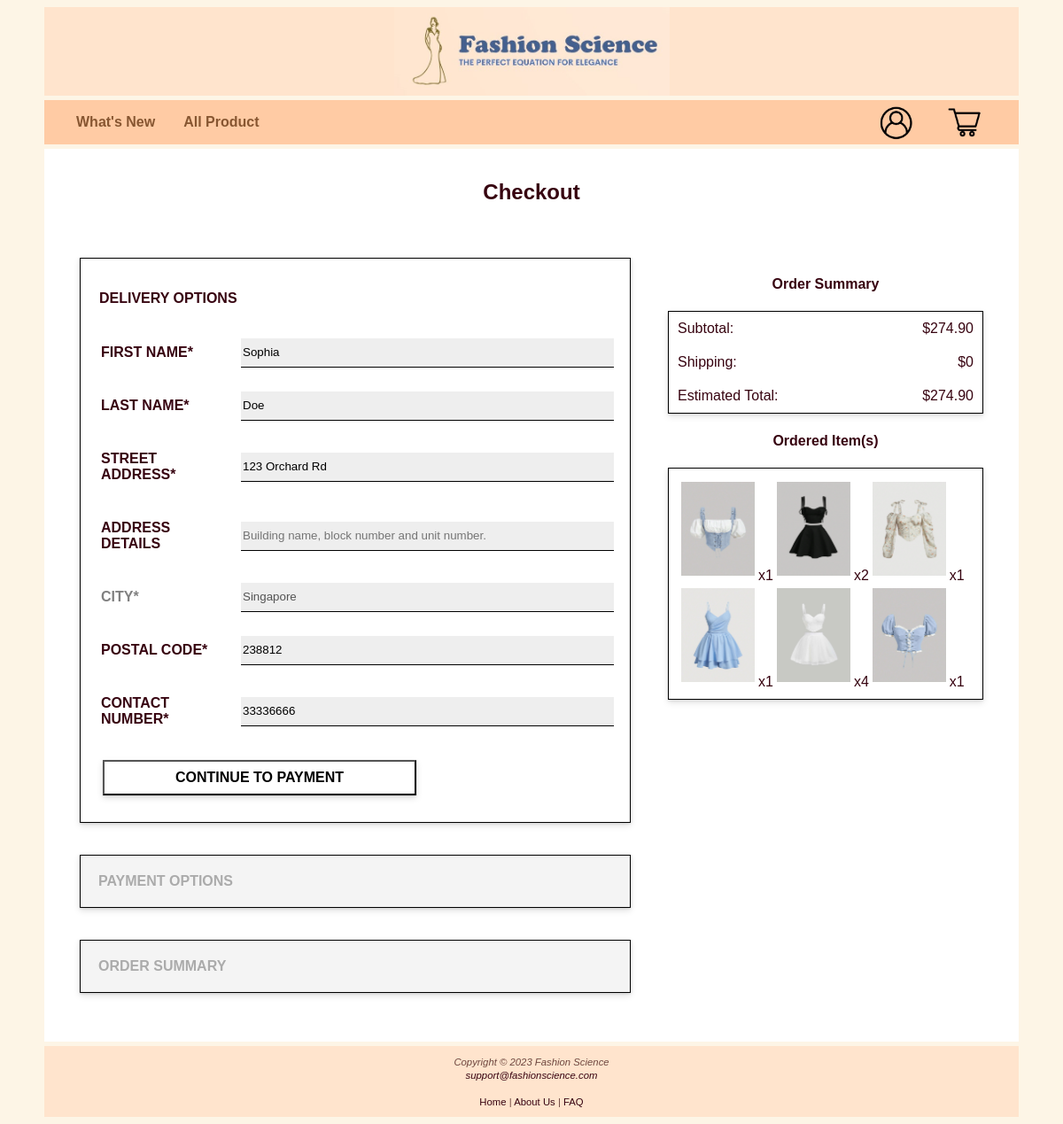
The page /checkout.php (signed in) on the database its author committed.
### tables this page shows
CREATE TABLE ShippingInformation (
    ShippingInfoID INT PRIMARY KEY AUTO_INCREMENT,
    UserID INT NOT NULL,
    FirstName VARCHAR(50) NOT NULL,
    LastName VARCHAR(50) NOT NULL,
    Address VARCHAR(255) NOT NULL,
    AddressDetails VARCHAR(255),
    City VARCHAR(100) DEFAULT 'Singapore',
    PostalCode INT(6) ZEROFILL NOT NULL,
    ContactNumber INT(8) NOT NULL
);

CREATE TABLE CartItems (
    CartItemID INT PRIMARY KEY AUTO_INCREMENT,
    UserID INT NOT NULL,
    ProductID INT NOT NULL,
    Quantity INT NOT NULL,
    Size VARCHAR(5)
);

CREATE TABLE Products (
    ProductID INT PRIMARY KEY AUTO_INCREMENT,
    ProductName VARCHAR(100) NOT NULL,
    Description TEXT,
    Price DECIMAL(10, 2) NOT NULL,
    CategoryID INT NOT NULL,
    LengthID INT,
    SleeveLengthID INT,
    StockQuantity INT NOT NULL,
    ImageURL VARCHAR(255)
);

### checkout.php (the view, shortened to what this page needs)
<?php
$db = new mysqli(DB_SERVER, DB_USER, DB_PASS, DB_NAME);
if (isset($_SESSION['email'])) {
    $email = $_SESSION['email'];
    $addressQuery = "SELECT FirstName, LastName, Address, AddressDetails, PostalCode, ContactNumber
                     FROM ShippingInformation
                     WHERE UserID = (SELECT UserID FROM Users WHERE Email = '$email')";
    $addressResult = $db->query($addressQuery);
    if ($addressResult->num_rows > 0) {
        $addressData = $addressResult->fetch_assoc();
        extract($addressData);
    }
    $cartQuery = "SELECT C.CartItemID, C.ProductID, C.Quantity, P.Price
                    FROM CartItems C
                    JOIN Products P ON C.ProductID = P.ProductID
                    JOIN Users U ON C.UserID = U.UserID
                    WHERE U.Email = '$email'";
    $cartResult = $db->query($cartQuery);
    $subtotal = 0;
    while ($cartRow = $cartResult->fetch_assoc()) {
        $subtotal += $cartRow['Quantity'] * $cartRow['Price'];
    }
}
?>
<!DOCTYPE html>
<html lang="en">
<head>
<link rel="stylesheet" href="styling.css">
</head>
<body>
    <div id="wrapper">
        <header>
            <a href="index.php"><img src="logo.jpg" height="100" width="311"></a>
        </header>
        <nav>
            <div id="left-nav">
                <a class="active" href="index.php">What's New</a>
                <a href="product_page.php">All Product</a>
            </div>
            <div id="right-nav">
                <img src="login.jpg" id="profile-icon" onclick="showDropdown()" width="46" height="40">
                <img src="shopping-cart.jpg" onclick="showCart()" width="48" height="40">
            </div>
        </nav>
        <div id="content">
            <h2>Checkout</h2>
            <div id="table-container">
                <form method="post">
                    <div class="address">
                        <h4>DELIVERY OPTIONS</h4>
                        <table>
                            <tr>
                                <th class="input-label" for="input-firstname">FIRST NAME*</th>
                                <td><input type="text" name="firstname" id="input-firstname" value="<?php echo isset($FirstName) ? $FirstName : ''; ?>" onblur="validateFirstName()" size=50 required placeholder="Please enter your first name."></td>
                            </tr>
                            <tr>
                                <th class="input-label" for="input-lastname">LAST NAME*</th>
                                <td><input type="text" name="lastname" id="input-lastname" value="<?php echo isset($LastName) ? $LastName : ''; ?>" onblur="validateLastName()" size=50 required placeholder="Please enter your last name."></td>
                            </tr>
                            <tr>
                                <th class="input-label" for="input-street-address">STREET ADDRESS*</th>
                                <td><input type="text" name="street-address" id="input-street-address" value="<?php echo isset($Address) ? $Address : ''; ?>" onblur="validateStreetAddress()" size=50 required placeholder="Please enter your street address."></td>
                            </tr>
                            <tr>
                                <th class="input-label" for="input-address-details">ADDRESS DETAILS</th>
                                <td><input type="text" name="address-details" id="input-address-details" value="<?php echo isset($AddressDetails) ? $AddressDetails : ''; ?>" size=50 placeholder="Building name, block number and unit number."></td>
                            </tr>
                            <tr>
                                <th class="input-label" style="color: gray;">CITY*</th>
                                <td><input type="text" id="input-city" size=50 value="Singapore" disabled></td>
                            </tr>
                            <tr>
                                <th class="input-label" for="input-postal-code">POSTAL CODE*</th>
                                <td><input type="text" name="postal-code" id="input-postal-code" value="<?php echo isset($PostalCode) ? $PostalCode : ''; ?>" onblur="validatePostalCode()" size=50 required maxlength="6" placeholder="Please enter postal code."></td>
                            </tr>
                            <tr>
                                <th class="input-label" for="input-contact">CONTACT NUMBER*</th>
                                <td><input type="text" name="contact" id="input-contact" value="<?php echo isset($ContactNumber) ? $ContactNumber : ''; ?>" onblur="validateContactNumber()" size=50 required maxlength="8" placeholder="Please enter your contact number (Example. 81234567)."></td>
                            </tr>
                        </table>
                        <button type="button" id="continue-payment-button">CONTINUE TO PAYMENT</button>
                    </div>
                    <br><br>
                    <div class="payment-notfilled">
                        <b>PAYMENT OPTIONS</b>
                    </div>
                    <br><br>
                    <div class="order-summary-hidden">
                        <b>ORDER SUMMARY</b>
                    </div>
                </form>
                <div class="summary-table">
                    <h4>Order Summary</h4>
                    <table>
                        <tr>
                            <td>Subtotal: </td>
                            <td>$<?php echo number_format($subtotal, 2); ?></td>
                        </tr>
                        <tr>
                            <td>Shipping: </td>
                            <td>$<?php echo ($subtotal < 50) ? 5.00 : 0.00; ?></td>
                        </tr>
                        <tr>
                            <td>Estimated Total:</td>
                            <td>$<?php echo number_format(($subtotal + ($subtotal < 50 ? 5.00 : 0.00)), 2); ?></td>
                        </tr>
                    </table>
                    <h4>Ordered Item(s)</h4>
                    <div id=ordered-items-table>
                        <?php
                            $sql = "SELECT C.CartItemID, C.ProductID, P.ImageURL, C.Quantity FROM CartItems C
                                    JOIN Products P ON C.ProductID = P.ProductID
                                    JOIN Users U ON C.UserID = U.UserID
                                    WHERE U.Email = '$email'";
                            $result = $db->query($sql);
                            while ($row = $result->fetch_assoc()) {
                                echo '<div class="ordered-item">';
                                echo '<a href="product.php?id=' . $row['ProductID'] . '"><img src="' . $row['ImageURL'] . '" alt="Product Image"></a><span>x' . $row['Quantity'] . '</span>' ;
                                echo '</div>';
                            }
                        ?>
                    </div>
                </div>
            </div>
        </div>
        <footer>
            <small>
                <i>
                Copyright &copy; 2023 Fashion Science<br>
                <a href="mailto:support@fashionscience.com">support@fashionscience.com</a>
                <br><br>
                </i>
                <a href="index.php">Home</a> | <a href="about_us.php">About Us</a> | <a href="faq.php">FAQ</a>
            </small>
        </footer>
    </div>
</body>
</html>

### styling.css (style rules this page uses)
body { font-family: Verdana, Arial, sans-serif; background-color: #fdf5e6; }
header { background-color: #FFE4CD; height: 100px; }
#wrapper { background-color: #fdf5e6; color: #6E473F; width: 1100px; margin: auto; text-align: center; }
nav { background-color: #ffcba4; color: #c1885d; width: 1100px; margin: auto; align-items: center; margin-top: 5px; height: 50px; display: flex; justify-content: space-between; font-weight: bold; position: sticky; top: 0; z-index: 2; }
nav a { margin: 14px 16px; text-decoration: none; color: #875631; float: left; position: relative; }
#left-nav a::after { content: ""; position: absolute; left: 0; right: 0; bottom: -8px; background: #875631; height: 3px; transform: scaleX(0); transform-origin: 50%; transition: transform 0.3s; }
#left-nav { margin-left: 20px; }
#right-nav { margin-right: 20px; display: flex; position: relative; }
#right-nav img { cursor: pointer; margin: 14px 16px; }
#content { background-color: #ffffff; color: #370310; width: 1100px; margin-top: 5px; margin-bottom: 5px; text-align: center; padding-top: 15px; padding-bottom: 15px; }
#content img { margin: 0 10px; }
footer { background-color: #FFE4CD; width: 1100px; font-size: 85%; text-align: center; padding-top: 10px; padding-bottom: 10px; }
footer a { color: #370310; text-decoration: none; }

### checkout.php (style rules this page uses)
#table-container { text-align: left; padding: 40px; display: flex; justify-content: space-between; align-items: flex-start; }
button { cursor: pointer; font-weight: bold; }
.address, .payment, .order-summary { width: 590px; border: 1px solid #000; padding: 15px; box-shadow: 0 3px 7px 0 rgba(0, 0, 0, .13), 0 1px 2px 0 rgba(0, 0, 0, .11); }
.address h4, .payment h4, .order-summary h4 { padding: 0 6px; }
.address th, .payment th { padding: 20px 6px; }
#table-container input[type="text"] { height: 30px; background-color: #eeeeee; border: none; border-bottom: 1px solid #000; outline: none; }
#continue-payment-button, #continue-button, #place-order { width: 60%; height: 40px; background: none; font-size: 16px; margin: 15px 10px; box-shadow: 0 3px 7px 0 rgba(0, 0, 0, .13), 0 1px 2px 0 rgba(0, 0, 0, .11); }
.payment-notfilled, .order-summary-hidden { background-color: #f4f4f4; color: #ababab; width: 580px; border-collapse: collapse; border: 1px solid #000; padding:20px; box-shadow: 0 3px 7px 0 rgba(0, 0, 0, .13), 0 1px 2px 0 rgba(0, 0, 0, .11); }
.summary-table { margin-left: 40px; text-align: center; width: 356px; text-align: center; box-sizing: border-box; position: sticky; top: 70px; z-index: 1; }
.summary-table table { width: 356px; border-collapse: collapse; border: 1px solid #000; box-shadow: 0 3px 7px 0 rgba(0, 0, 0, .13), 0 1px 2px 0 rgba(0, 0, 0, .11); }
.summary-table td { padding: 10px; }
.summary-table td:nth-child(1) { text-align: left; }
.summary-table td:nth-child(2) { text-align: right; }
#ordered-items-table { border: 1px solid #000; max-height: 400px; overflow-y: auto; display: flex; flex-wrap: wrap; justify-content: flex-start; padding: 10px; box-shadow: 0 3px 7px 0 rgba(0, 0, 0, .13), 0 1px 2px 0 rgba(0, 0, 0, .11); }
#ordered-items-table img { width: 83px; height: 106px; margin: 5px 4px; }

### rows shown on the page
shippinginformation: firstname "Sophia", lastname "Doe", street-address "123 Orchard Rd", postal-code "238812", contact "33336666"
cartitems: ProductID.ImageURL (picture), Quantity "1"
cartitems: ProductID.ImageURL (picture), Quantity "2"
cartitems: ProductID.ImageURL (picture), Quantity "1"
cartitems: ProductID.ImageURL (picture), Quantity "1"
cartitems: ProductID.ImageURL (picture), Quantity "4"
cartitems: ProductID.ImageURL (picture), Quantity "1"

### other values the page prints
$subtotal "274.90"
0.00 "0"
$subtotal + ($subtotal < 50 ? 5.00 : 0.00) "274.90"
